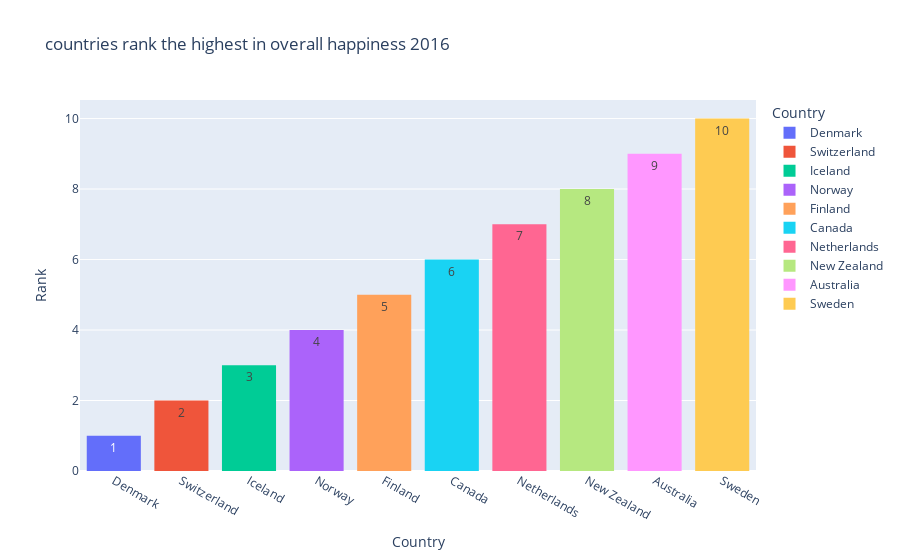

Here is the notebook cell this chart was saved with:
### Code cell
fig = px.histogram(data_2016, 
                   x="Country", 
                   y='Rank',
                   title="countries rank the highest in overall happiness 2016", 
                   color ='Country',
                   text_auto=True).update_xaxes(categoryorder='total ascending').update_layout(
                     xaxis_title="Country", yaxis_title="Rank"
)
fig.show()

### Figure 1 — Plotly figure (JSON) as saved in the notebook; plotly's stock layout.template omitted (floating-point values rounded to 4 significant figures)
{"data": [{"alignmentgroup": "True", "bingroup": "x", "histfunc": "sum", "hovertemplate": "Country=%{x}<br>sum of Rank=%{y}<extra></extra>", "legendgroup": "Denmark", "marker": {"color": "#636efa", "pattern": {"shape": ""}}, "name": "Denmark", "offsetgroup": "Denmark", "orientation": "v", "showlegend": true, "texttemplate": "%{value}", "type": "histogram", "x": ["Denmark"], "xaxis": "x", "y": [1], "yaxis": "y"}, {"alignmentgroup": "True", "bingroup": "x", "histfunc": "sum", "hovertemplate": "Country=%{x}<br>sum of Rank=%{y}<extra></extra>", "legendgroup": "Switzerland", "marker": {"color": "#EF553B", "pattern": {"shape": ""}}, "name": "Switzerland", "offsetgroup": "Switzerland", "orientation": "v", "showlegend": true, "texttemplate": "%{value}", "type": "histogram", "x": ["Switzerland"], "xaxis": "x", "y": [2], "yaxis": "y"}, {"alignmentgroup": "True", "bingroup": "x", "histfunc": "sum", "hovertemplate": "Country=%{x}<br>sum of Rank=%{y}<extra></extra>", "legendgroup": "Iceland", "marker": {"color": "#00cc96", "pattern": {"shape": ""}}, "name": "Iceland", "offsetgroup": "Iceland", "orientation": "v", "showlegend": true, "texttemplate": "%{value}", "type": "histogram", "x": ["Iceland"], "xaxis": "x", "y": [3], "yaxis": "y"}, {"alignmentgroup": "True", "bingroup": "x", "histfunc": "sum", "hovertemplate": "Country=%{x}<br>sum of Rank=%{y}<extra></extra>", "legendgroup": "Norway", "marker": {"color": "#ab63fa", "pattern": {"shape": ""}}, "name": "Norway", "offsetgroup": "Norway", "orientation": "v", "showlegend": true, "texttemplate": "%{value}", "type": "histogram", "x": ["Norway"], "xaxis": "x", "y": [4], "yaxis": "y"}, {"alignmentgroup": "True", "bingroup": "x", "histfunc": "sum", "hovertemplate": "Country=%{x}<br>sum of Rank=%{y}<extra></extra>", "legendgroup": "Finland", "marker": {"color": "#FFA15A", "pattern": {"shape": ""}}, "name": "Finland", "offsetgroup": "Finland", "orientation": "v", "showlegend": true, "texttemplate": "%{value}", "type": "histogram", "x": ["Finland"], "xaxis": "x", "y": [5], "yaxis": "y"}, {"alignmentgroup": "True", "bingroup": "x", "histfunc": "sum", "hovertemplate": "Country=%{x}<br>sum of Rank=%{y}<extra></extra>", "legendgroup": "Canada", "marker": {"color": "#19d3f3", "pattern": {"shape": ""}}, "name": "Canada", "offsetgroup": "Canada", "orientation": "v", "showlegend": true, "texttemplate": "%{value}", "type": "histogram", "x": ["Canada"], "xaxis": "x", "y": [6], "yaxis": "y"}, {"alignmentgroup": "True", "bingroup": "x", "histfunc": "sum", "hovertemplate": "Country=%{x}<br>sum of Rank=%{y}<extra></extra>", "legendgroup": "Netherlands", "marker": {"color": "#FF6692", "pattern": {"shape": ""}}, "name": "Netherlands", "offsetgroup": "Netherlands", "orientation": "v", "showlegend": true, "texttemplate": "%{value}", "type": "histogram", "x": ["Netherlands"], "xaxis": "x", "y": [7], "yaxis": "y"}, {"alignmentgroup": "True", "bingroup": "x", "histfunc": "sum", "hovertemplate": "Country=%{x}<br>sum of Rank=%{y}<extra></extra>", "legendgroup": "New Zealand", "marker": {"color": "#B6E880", "pattern": {"shape": ""}}, "name": "New Zealand", "offsetgroup": "New Zealand", "orientation": "v", "showlegend": true, "texttemplate": "%{value}", "type": "histogram", "x": ["New Zealand"], "xaxis": "x", "y": [8], "yaxis": "y"}, {"alignmentgroup": "True", "bingroup": "x", "histfunc": "sum", "hovertemplate": "Country=%{x}<br>sum of Rank=%{y}<extra></extra>", "legendgroup": "Australia", "marker": {"color": "#FF97FF", "pattern": {"shape": ""}}, "name": "Australia", "offsetgroup": "Australia", "orientation": "v", "showlegend": true, "texttemplate": "%{value}", "type": "histogram", "x": ["Australia"], "xaxis": "x", "y": [9], "yaxis": "y"}, {"alignmentgroup": "True", "bingroup": "x", "histfunc": "sum", "hovertemplate": "Country=%{x}<br>sum of Rank=%{y}<extra></extra>", "legendgroup": "Sweden", "marker": {"color": "#FECB52", "pattern": {"shape": ""}}, "name": "Sweden", "offsetgroup": "Sweden", "orientation": "v", "showlegend": true, "texttemplate": "%{value}", "type": "histogram", "x": ["Sweden"], "xaxis": "x", "y": [10], "yaxis": "y"}], "layout": {"barmode": "relative", "legend": {"title": {"text": "Country"}, "tracegroupgap": 0}, "title": {"text": "countries rank the highest in overall happiness 2016"}, "xaxis": {"anchor": "y", "categoryarray": ["Denmark", "Switzerland", "Iceland", "Norway", "Finland", "Canada", "Netherlands", "New Zealand", "Australia", "Sweden"], "categoryorder": "total ascending", "domain": [0, 1], "title": {"text": "Country"}}, "yaxis": {"anchor": "x", "domain": [0, 1], "title": {"text": "Rank"}}}}
